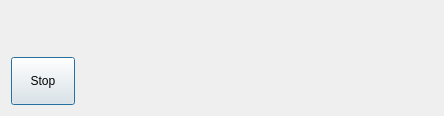
<?xml version="1.0" encoding="UTF-8"?>
<ui version="4.0">
 <class>ICReturnPage</class>
 <widget class="QDialog" name="ICReturnPage">
  <property name="geometry">
   <rect>
    <x>0</x>
    <y>0</y>
    <width>444</width>
    <height>116</height>
   </rect>
  </property>
  <property name="windowTitle">
   <string>Return</string>
  </property>
  <layout class="QVBoxLayout" name="verticalLayout">
   <item>
    <widget class="QLabel" name="label">
     <property name="text">
      <string/>
     </property>
    </widget>
   </item>
   <item>
    <widget class="QPushButton" name="stopBtn">
     <property name="minimumSize">
      <size>
       <width>0</width>
       <height>48</height>
      </size>
     </property>
     <property name="maximumSize">
      <size>
       <width>64</width>
       <height>16777215</height>
      </size>
     </property>
     <property name="text">
      <string>Stop</string>
     </property>
    </widget>
   </item>
  </layout>
 </widget>
 <resources/>
 <connections/>
</ui>
